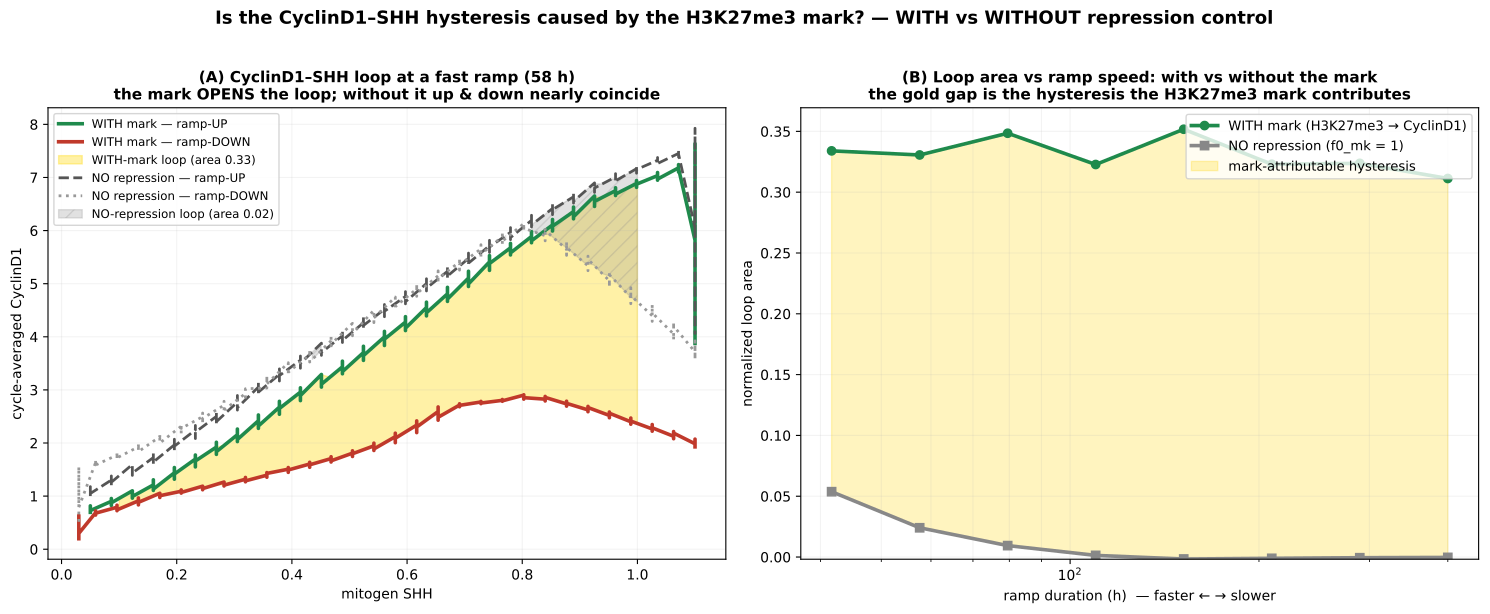

Reproduce this figure in Python.
"""CONTROL for sim_ramp_hysteresis_area: is the CyclinD1-vs-SHH hysteresis loop actually CAUSED by the
H3K27me3 mark, or would the cell-cycle machinery produce it anyway?

Identical model, two conditions at DEFAULT timing:
  WITH mark   : f0_mk = 0.233 (default; mark represses CyclinD1)
  NO repression: f0_mk = 1.00  (mark still accumulates/dilutes & EZH2 runs, but exerts ZERO effect on
                 CyclinD1 transcription — R = f0_mk + (1-f0_mk)/(1+(Mk/K)^n) = 1 for all Mk).
Only the mark→CyclinD1 coupling differs. Residual loop in the NO-repression arm = whatever the Rb-E2f /
Skp2-p27 commitment switch contributes on its own.

Panels:
  (A) the loops themselves at a FAST ramp — WITH (green/red, gold fill) vs NO repression (grey, hatched)
  (B) normalized loop AREA vs ramp duration for both conditions — the mark's contribution across speeds

Run:  ./venv/bin/python simulations/sim_ramp_hysteresis_mark_control.py [--fresh]
"""
import sys, os
sys.path.insert(0, os.path.dirname(os.path.dirname(os.path.abspath(__file__))))
import numpy as np
import matplotlib
matplotlib.use('Agg')
import matplotlib.pyplot as plt
import tellurium as te
from src.build_model_v44_heldt import build_model_v44

FRESH = '--fresh' in sys.argv
CACHE = 'simulations/sim_ramp_hysteresis_mark_control_cache.npz'
PREEQ, CHUNK = 3000.0, 120.0
LN2 = np.log(2.0)

M = build_model_v44(with_ezh2=True, with_hh=True)
GNP = dict(MYCN_amplification=1.0, Ptch1_copy_number=1.0, p16=0.0, p18=0.464, kSyP21=0.002, HHi=0, EZH2i=0)
DEFAULTS = dict(f0_mk=0.233, mu=0.0005, kTlEZ=0.004, del_mk=0.0007, kDeEZ=0.00015, HU=0.0, k_Cd_translation=0.801)
_R = te.loada(M); _R.integrator.setValue('relative_tolerance', 1e-6)
try: _R.integrator.setValue('maximum_num_steps', 100000)
except Exception: pass


def _set(ov):
    _R.reset()
    for k, v in GNP.items(): _R[k] = v
    for k, v in DEFAULTS.items(): _R[k] = v
    for k, v in ov.items(): _R[k] = v


def movavg(t, x, win=2000.0):
    dt = np.median(np.diff(t)) if len(t) > 1 else 1.0
    w = max(3, min(int(win / dt), max(3, len(x) // 2)))
    return np.convolve(x, np.ones(w) / w, mode='same')


def _preeq_for(ov):
    dm = ov.get('del_mk', DEFAULTS['del_mk']); ke = ov.get('kDeEZ', DEFAULTS['kDeEZ'])
    tau = max(LN2 / dm, LN2 / ke)
    return float(min(20000.0, max(PREEQ, 4.0 * tau)))


def ramp_curve(ov, D, entry):
    _set(ov)
    preeq = _preeq_for(ov)
    shh0, shh1 = (0.05, 1.10) if entry else (1.10, 0.03)
    _R['SHH'] = shh0
    for atol in (1e-8, 1e-7, 1e-6):
        try:
            _R.integrator.setValue('absolute_tolerance', atol); _R.simulate(0, preeq, 100, selections=['time']); break
        except Exception:
            pass
    t = preeq
    shh_fn = lambda tt: shh0 + (shh1 - shh0) * min(max((tt - preeq) / D, 0.0), 1.0)
    T, SH, CD = [], [], []
    while t < preeq + D + 1500:
        _R['SHH'] = float(shh_fn(t)); ok = False
        for atol in (1e-8, 1e-7, 1e-6):
            try:
                _R.integrator.setValue('absolute_tolerance', atol)
                r = _R.simulate(t, t + CHUNK, max(20, int(CHUNK / 6)), selections=['time', 'SHH', 'Cd']); ok = True; break
            except Exception:
                pass
        if not ok:
            break
        T.append(r['time'][1:]); SH.append(r['SHH'][1:]); CD.append(r['Cd'][1:]); t += CHUNK
    if not T:
        return None
    T = np.concatenate(T); SH = np.concatenate(SH); CD = np.concatenate(CD)
    m = T >= preeq; T, SH, CD = T[m], SH[m], CD[m]
    cav = movavg(T, CD)
    o = np.argsort(SH)
    return SH[o], cav[o]


GRID = np.linspace(0.10, 1.00, 60)


def loop(ov, D):
    """returns (up_sh, up_cd, dn_sh, dn_cd, normalized_area)."""
    up = ramp_curve(ov, D, True); dn = ramp_curve(ov, D, False)
    if up is None or dn is None:
        return None
    cu = np.interp(GRID, up[0], up[1]); cd = np.interp(GRID, dn[0], dn[1])
    ref = 0.5 * (np.nanmax(up[1]) + np.nanmax(dn[1]))
    area = float(np.trapz(cu - cd, GRID) / (ref + 1e-9))
    return up, dn, area


COND = {'with': {}, 'nomark': {'f0_mk': 1.0}}
D_LIST = np.round(np.geomspace(2500.0, 24000.0, 8), 0)     # ~42 h .. 400 h
DFAST = D_LIST[1]

if FRESH or not os.path.exists(CACHE):
    areas = {c: np.full(len(D_LIST), np.nan) for c in COND}
    loops = {}
    for c, ov in COND.items():
        for j, D in enumerate(D_LIST):
            r = loop(ov, D)
            if r is None:
                continue
            areas[c][j] = r[2]
            if D == DFAST:
                loops[c] = (r[0][0], r[0][1], r[1][0], r[1][1])
            print(f"  {c:7s} D={D/60:6.1f}h  area={areas[c][j]:.3f}", flush=True)
    np.savez(CACHE, D_LIST=D_LIST, DFAST=DFAST,
             area_with=areas['with'], area_nomark=areas['nomark'],
             w_ush=loops['with'][0], w_ucd=loops['with'][1], w_dsh=loops['with'][2], w_dcd=loops['with'][3],
             n_ush=loops['nomark'][0], n_ucd=loops['nomark'][1], n_dsh=loops['nomark'][2], n_dcd=loops['nomark'][3])
    print('cached ->', CACHE, flush=True)

z = np.load(CACHE)
D_LIST = z['D_LIST']; Dh = D_LIST / 60.0; DFAST = float(z['DFAST'])
area_with, area_nomark = z['area_with'], z['area_nomark']

fig, ax = plt.subplots(1, 2, figsize=(15, 6))

# (A) the loops at the fast ramp
a = ax[0]
a.plot(z['w_ush'], z['w_ucd'], color='#1f8a4c', lw=2.6, label='WITH mark — ramp-UP')
a.plot(z['w_dsh'], z['w_dcd'], color='#c0392b', lw=2.6, label='WITH mark — ramp-DOWN')
gi = np.interp(GRID, z['w_ush'], z['w_ucd']); gd = np.interp(GRID, z['w_dsh'], z['w_dcd'])
a.fill_between(GRID, gd, gi, where=gi >= gd, color='gold', alpha=0.35, label=f'WITH-mark loop (area {area_with[1]:.2f})')
a.plot(z['n_ush'], z['n_ucd'], color='#555555', lw=2.0, ls='--', label='NO repression — ramp-UP')
a.plot(z['n_dsh'], z['n_dcd'], color='#999999', lw=2.0, ls=':', label='NO repression — ramp-DOWN')
ni = np.interp(GRID, z['n_ush'], z['n_ucd']); nd = np.interp(GRID, z['n_dsh'], z['n_dcd'])
a.fill_between(GRID, nd, ni, where=ni >= nd, color='#888888', alpha=0.25, hatch='//', label=f'NO-repression loop (area {area_nomark[1]:.2f})')
a.set_xlabel('mitogen SHH'); a.set_ylabel('cycle-averaged CyclinD1')
a.set_title(f'(A) CyclinD1–SHH loop at a fast ramp ({DFAST/60:.0f} h)\nthe mark OPENS the loop; without it up & down nearly coincide', fontweight='bold', fontsize=11)
a.legend(fontsize=8.5, loc='upper left'); a.grid(alpha=0.15)

# (B) normalized loop area vs ramp duration, both conditions
a = ax[1]
a.plot(Dh, area_with, '-o', color='#1f8a4c', lw=2.6, ms=6, label='WITH mark (H3K27me3 → CyclinD1)')
a.plot(Dh, area_nomark, '-s', color='#888888', lw=2.6, ms=6, label='NO repression (f0_mk = 1)')
a.fill_between(Dh, area_nomark, area_with, where=area_with >= area_nomark, color='gold', alpha=0.25, label='mark-attributable hysteresis')
a.set_xscale('log'); a.set_xlabel('ramp duration (h)  — faster ← → slower'); a.set_ylabel('normalized loop area')
a.set_title('(B) Loop area vs ramp speed: with vs without the mark\nthe gold gap is the hysteresis the H3K27me3 mark contributes', fontweight='bold', fontsize=11)
a.legend(fontsize=9.5, loc='upper right'); a.grid(alpha=0.15, which='both'); a.set_ylim(bottom=min(0, np.nanmin(area_nomark) * 1.1))

fig.suptitle('Is the CyclinD1–SHH hysteresis caused by the H3K27me3 mark? — WITH vs WITHOUT repression control',
             fontsize=13, fontweight='bold', y=1.02)
plt.tight_layout()
plt.savefig('simulations/sim_ramp_hysteresis_mark_control.png', dpi=150, bbox_inches='tight')
plt.savefig('simulations/sim_ramp_hysteresis_mark_control.pdf', bbox_inches='tight')
plt.close()
print('Saved sim_ramp_hysteresis_mark_control.png')
print(f'  area WITH mark  : {np.round(area_with,3)}')
print(f'  area NO repress : {np.round(area_nomark,3)}')
